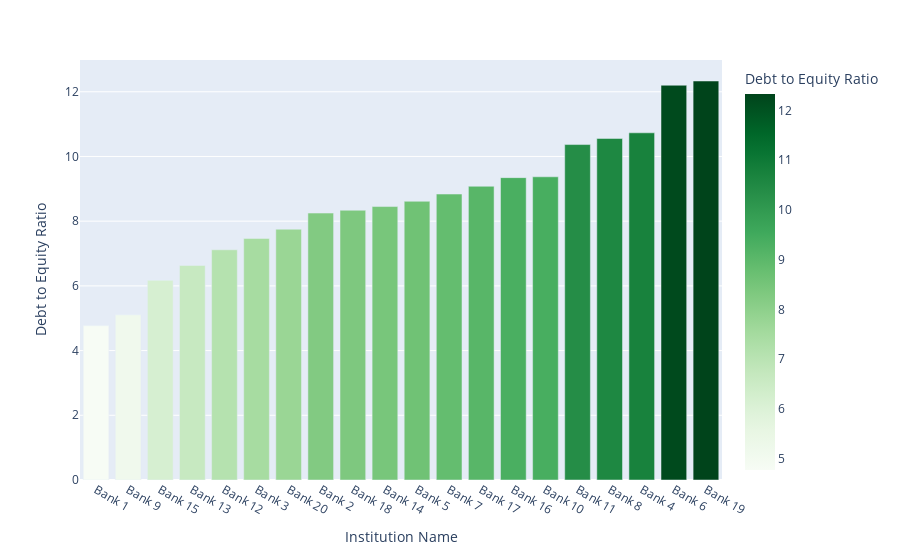

Write notebook code for a chart like this one.
### Code cell
px.bar(data_frame=df_final[df_final["Date"] == '2023-12-31'].reset_index().sort_values('Debt to Equity Ratio'), 
       x='Institution Name', y='Debt to Equity Ratio', color = 'Debt to Equity Ratio', color_continuous_scale=color_scale_g)

### Figure 1 — Plotly figure (JSON) as saved in the notebook; plotly's stock layout.template omitted (floating-point values rounded to 4 significant figures)
{"data": [{"alignmentgroup": "True", "hovertemplate": "Institution Name=%{x}<br>Debt to Equity Ratio=%{marker.color}<extra></extra>", "legendgroup": "", "marker": {"color": [4.772, 5.107, 6.171, 6.633, 7.115, 7.467, 7.752, 8.25, 8.337, 8.452, 8.615, 8.838, 9.079, 9.346, 9.371, 10.37, 10.56, 10.73, 12.2, 12.33], "coloraxis": "coloraxis", "pattern": {"shape": ""}}, "name": "", "offsetgroup": "", "orientation": "v", "showlegend": false, "textposition": "auto", "type": "bar", "x": ["Bank 1", "Bank 9", "Bank 15", "Bank 13", "Bank 12", "Bank 3", "Bank 20", "Bank 2", "Bank 18", "Bank 14", "Bank 5", "Bank 7", "Bank 17", "Bank 16", "Bank 10", "Bank 11", "Bank 8", "Bank 4", "Bank 6", "Bank 19"], "xaxis": "x", "y": [4.772, 5.107, 6.171, 6.633, 7.115, 7.467, 7.752, 8.25, 8.337, 8.452, 8.615, 8.838, 9.079, 9.346, 9.371, 10.37, 10.56, 10.73, 12.2, 12.33], "yaxis": "y"}], "layout": {"autosize": true, "barmode": "relative", "coloraxis": {"colorbar": {"title": {"text": "Debt to Equity Ratio"}}, "colorscale": [[0, "rgb(247, 252, 245)"], [0.05263, "rgb(239, 249, 236)"], [0.1053, "rgb(232, 246, 227)"], [0.1579, "rgb(221, 242, 216)"], [0.2105, "rgb(208, 237, 202)"], [0.2632, "rgb(195, 231, 188)"], [0.3158, "rgb(179, 225, 173)"], [0.3684, "rgb(163, 218, 157)"], [0.4211, "rgb(144, 209, 141)"], [0.4737, "rgb(125, 200, 126)"], [0.5263, "rgb(105, 191, 113)"], [0.5789, "rgb(84, 180, 102)"], [0.6316, "rgb(63, 169, 92)"], [0.6842, "rgb(51, 156, 82)"], [0.7368, "rgb(38, 142, 72)"], [0.7895, "rgb(24, 130, 61)"], [0.8421, "rgb(9, 117, 51)"], [0.8947, "rgb(0, 103, 41)"], [0.9474, "rgb(0, 85, 34)"], [1, "rgb(0, 68, 27)"]]}, "legend": {"tracegroupgap": 0}, "margin": {"t": 60}, "xaxis": {"anchor": "y", "autorange": true, "domain": [0, 1], "range": [-0.5, 19.5], "title": {"text": "Institution Name"}, "type": "category"}, "yaxis": {"anchor": "x", "autorange": true, "domain": [0, 1], "range": [0, 12.98], "title": {"text": "Debt to Equity Ratio"}, "type": "linear"}}}
